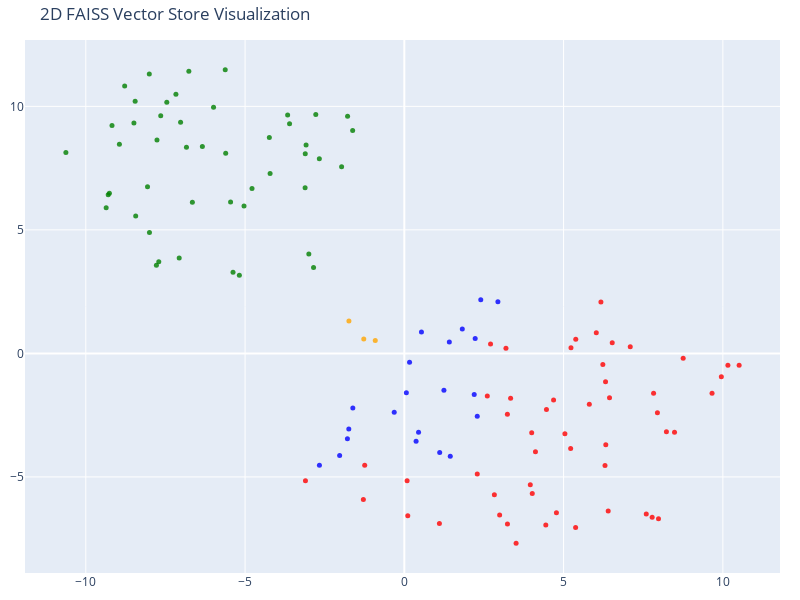

The cell this chart's notebook holds for it:
### Markdown cell above
The following part using Plotly to visualize the embeding vectors numbers and their related subfolders.

### Code cell
# Plotly 2D visualization.
tsne = TSNE(n_components=2, random_state=42)
reduced_vectors = tsne.fit_transform(vectors)

# Create the 2D scatter plot
fig = go.Figure(data=[go.Scatter(
    x=reduced_vectors[:, 0],
    y=reduced_vectors[:, 1],
    mode='markers',
    marker=dict(size=5, color=colors, opacity=0.8),
    text=[f"Type: {t}<br>Text: {d[:100]}..." for t, d in zip(doc_types, documents)],
    hoverinfo='text'
)])

fig.update_layout(
    title='2D FAISS Vector Store Visualization',
    scene=dict(xaxis_title='x',yaxis_title='y'),
    width=800,
    height=600,
    margin=dict(r=20, b=10, l=10, t=40)
)

fig.show()

### Figure 1 — Plotly figure (JSON) as saved in the notebook; plotly's stock layout.template omitted (floating-point values rounded to 4 significant figures)
{"data": [{"hoverinfo": "text", "marker": {"color": ["blue", "blue", "blue", "blue", "blue", "blue", "blue", "blue", "blue", "blue", "blue", "blue", "blue", "blue", "blue", "blue", "blue", "blue", "blue", "blue", "blue", "red", "red", "red", "red", "red", "red", "red", "red", "red", "red", "red", "red", "red", "red", "red", "red", "red", "red", "red", "red", "red", "red", "red", "red", "red", "red", "red", "red", "red", "red", "red", "red", "red", "red", "red", "red", "red", "red", "red", "red", "red", "red", "red", "red", "red", "red", "red", "red", "red", "red", "red", "red", "orange", "orange", "orange", "green", "green", "green", "green", "green", "green", "green", "green", "green", "green", "green", "green", "green", "green", "green", "green", "green", "green", "green", "green", "green", "green", "green", "green", "green", "green", "green", "green", "green", "green", "green", "green", "green", "green", "green", "green", "green", "green", "green", "green", "green", "green", "green", "green", "green", "green", "green"], "opacity": 0.8, "size": 5}, "mode": "markers", "text": ["Type: products<br>Text: # Product Summary\n\n# Rellm: AI-Powered Enterprise Reinsurance Solution\n\n## Summary\n\nRellm is an inno...", "Type: products<br>Text: ### Seamless Integrations\nRellm's architecture is designed for effortless integration with existing ...", "Type: products<br>Text: ### Regulatory Compliance Tools\nRellm includes built-in compliance tracking features to help organiz...", "Type: products<br>Text: Join the growing number of organizations leveraging Rellm to enhance their reinsurance processes whi...", "Type: products<br>Text: Experience the future of reinsurance with Rellm, where innovation meets reliability. Let Insurellm h...", "Type: products<br>Text: # Product Summary\n\n# Markellm\n\n## Summary\n\nMarkellm is an innovative two-sided marketplace designed ...", "Type: products<br>Text: - **User-Friendly Interface**: Designed with user experience in mind, Markellm features an intuitive...", "Type: products<br>Text: - **Customer Support**: Our dedicated support team is always available to assist both consumers and ...", "Type: products<br>Text: ### For Insurance Companies:\n- **Basic Listing Fee**: $199/month for a featured listing on the platf...", "Type: products<br>Text: ### Q3 2025\n- Initiate a comprehensive marketing campaign targeting both consumers and insurers to i...", "Type: products<br>Text: # Product Summary\n\n# Homellm\n\n## Summary\nHomellm is an innovative home insurance product developed b...", "Type: products<br>Text: ### 2. Dynamic Pricing Model\nWith Homellm's innovative dynamic pricing model, insurance providers ca...", "Type: products<br>Text: ### 5. Multi-Channel Integration\nHomellm seamlessly integrates into existing insurance platforms, pr...", "Type: products<br>Text: - **Basic Tier:** Starting at $5,000/month for small insurers with basic integration features.\n- **S...", "Type: products<br>Text: All tiers include a comprehensive training program and ongoing updates to ensure optimal performance...", "Type: products<br>Text: With Homellm, Insurellm is committed to transforming the landscape of home insurance, ensuring both ...", "Type: products<br>Text: # Product Summary\n\n# Carllm\n\n## Summary\n\nCarllm is an innovative auto insurance product developed by...", "Type: products<br>Text: - **Instant Quoting**: With Carllm, insurance companies can offer near-instant quotes to customers, ...", "Type: products<br>Text: - **Mobile Integration**: Carllm is designed to work seamlessly with mobile applications, providing ...", "Type: products<br>Text: - **Professional Tier**: $2,500/month\n  - For medium-sized companies.\n  - All Basic Tier features pl...", "Type: products<br>Text: ### Q2 2025: Customer Experience Improvements\n- Launch of a new **mobile app** for end-users.\n- Intr...", "Type: contracts<br>Text: # Contract with GreenField Holdings for Markellm\n\n**Effective Date:** November 15, 2023  \n**Contract...", "Type: contracts<br>Text: ## Renewal\n1. **Automatic Renewal**: This contract will automatically renew for sequential one-year ...", "Type: contracts<br>Text: ## Features\n1. **AI-Powered Matching**: Access to advanced algorithms that connect GreenField Holdin...", "Type: contracts<br>Text: ## Support\n1. **Customer Support Access**: The Client will have access to dedicated support through ...", "Type: contracts<br>Text: **Signatures:**  \n_________________________                           _________________________  \n**...", "Type: contracts<br>Text: # Contract with Apex Reinsurance for Rellm: AI-Powered Enterprise Reinsurance Solution\n\n## Terms\n\n1....", "Type: contracts<br>Text: ## Renewal\n\n1. **Automatic Renewal**: This Agreement will automatically renew for successive one-yea...", "Type: contracts<br>Text: 2. **Seamless Integrations**: The architecture of Rellm allows for easy integration with existing sy...", "Type: contracts<br>Text: 1. **Technical Support**: Provider shall offer dedicated technical support to the Client via phone, ...", "Type: contracts<br>Text: **Insurellm, Inc.**  \n_____________________________  \nAuthorized Signature   \nDate: ________________...", "Type: contracts<br>Text: # Contract with Greenstone Insurance for Homellm\n\n---\n\n## Terms\n\n1. **Parties**: This Contract (\"Agr...", "Type: contracts<br>Text: 4. **Payment Terms**: \n   - The Customer shall pay an amount of $10,000 per month for the Standard T...", "Type: contracts<br>Text: ---\n\n## Features\n\n- **AI-Powered Risk Assessment**: Customer will have access to enhanced risk evalu...", "Type: contracts<br>Text: - **Customer Portal**: A dedicated portal will be provided, allowing the Customer's clients to manag...", "Type: contracts<br>Text: ______________________________  \n[Name], [Title]  \nDate: ______________________\n\n**For Greenstone In...", "Type: contracts<br>Text: # Contract with Roadway Insurance Inc. for Carllm\n\n---\n\n## Terms\n\n1. **Agreement Effective Date**: T...", "Type: contracts<br>Text: ---\n\n## Renewal\n\n1. **Automatic Renewal**: This agreement will automatically renew for an additional...", "Type: contracts<br>Text: ---\n\n## Features\n\n1. **Access to Core Features**: Roadway Insurance Inc. will have access to all Pro...", "Type: contracts<br>Text: ---\n\n## Support\n\n1. **Technical Support**: Roadway Insurance Inc. will receive priority technical su...", "Type: contracts<br>Text: # Contract with Stellar Insurance Co. for Rellm\n\n## Terms\nThis contract is made between **Insurellm*...", "Type: contracts<br>Text: ### Termination\nEither party may terminate this agreement with a **30-day written notice**. In the e...", "Type: contracts<br>Text: ## Features\nStellar Insurance Co. will receive access to the following features of the Rellm product...", "Type: contracts<br>Text: ## Support\nInsurellm provides Stellar Insurance Co. with the following support services:\n\n- **24/7 T...", "Type: contracts<br>Text: # Contract with TechDrive Insurance for Carllm\n\n**Contract Date:** October 1, 2024  \n**Contract Dura...", "Type: contracts<br>Text: ## Renewal\n\n1. **Automatic Renewal**: This contract shall automatically renew for additional one-yea...", "Type: contracts<br>Text: ## Support\n\n1. **Customer Support**: Insurellm will provide 24/7 customer support to TechDrive Insur...", "Type: contracts<br>Text: **TechDrive Insurance Representative:**  \nName: Sarah Johnson  \nTitle: Operations Director  \nDate: _...", "Type: contracts<br>Text: # Contract with Belvedere Insurance for Markellm\n\n## Terms\nThis Contract (\"Agreement\") is made and e...", "Type: contracts<br>Text: ## Renewal\n1. **Renewal Terms**: This Agreement may be renewed for additional one-year terms upon mu...", "Type: contracts<br>Text: ## Features\n1. **AI-Powered Matching**: Belvedere Insurance will benefit from Markellm's AI-powered ...", "Type: contracts<br>Text: ## Support\n1. **Technical Support**: Technical support will be available from 9 AM to 7 PM EST, Mond...", "Type: contracts<br>Text: **Belvedere Insurance**  \nSignature: ______________________  \nName: [Authorized Signatory]  \nTitle: ...", "Type: contracts<br>Text: # Contract with Velocity Auto Solutions for Carllm\n\n**Contract Date:** October 1, 2023  \n**Contract ...", "Type: contracts<br>Text: ## Renewal\n\n1. **Automatic Renewal**: This contract will automatically renew for successive 12-month...", "Type: contracts<br>Text: ## Support\n\n1. **Customer Support**: Velocity Auto Solutions will have access to Insurellm’s custome...", "Type: contracts<br>Text: # Contract with GreenValley Insurance for Homellm\n\n**Contract Date:** October 6, 2023  \n**Contract N...", "Type: contracts<br>Text: 4. **Confidentiality:** Both parties agree to maintain the confidentiality of proprietary informatio...", "Type: contracts<br>Text: 1. **AI-Powered Risk Assessment:** Access to advanced AI algorithms for real-time risk evaluations.\n...", "Type: contracts<br>Text: 3. **Regular Updates:** Insurellm will offer ongoing updates and enhancements to the Homellm platfor...", "Type: contracts<br>Text: # Contract with EverGuard Insurance for Rellm: AI-Powered Enterprise Reinsurance Solution\n\n**Contrac...", "Type: contracts<br>Text: 4. **Usage Rights**: EverGuard Insurance is granted a non-exclusive, non-transferable license to acc...", "Type: contracts<br>Text: 1. **Core Functionality**: Rellm provides EverGuard Insurance with advanced AI-driven analytics, sea...", "Type: contracts<br>Text: 1. **Customer Support**: Insurellm will provide EverGuard Insurance with 24/7 customer support, incl...", "Type: contracts<br>Text: ---\n\n**Signatures**  \n**For Insurellm**: __________________________  \n**Name**: John Smith  \n**Title...", "Type: contracts<br>Text: # Contract with BrightWay Solutions for Markellm\n\n**Contract Date:** October 5, 2023  \n**Contract ID...", "Type: contracts<br>Text: 3. **Service Level Agreement (SLA):**  \n   Insurellm commits to a 99.9% uptime for the platform with...", "Type: contracts<br>Text: 2. **Real-Time Quote Availability:**  \n   Consumers sourced via BrightWay Solutions will receive rea...", "Type: contracts<br>Text: 3. **Training and Onboarding:**  \n   Insurellm agrees to provide one free training session on how to...", "Type: contracts<br>Text: # Contract with Pinnacle Insurance Co. for Homellm\n\n## Terms\nThis contract (\"Contract\") is entered i...", "Type: contracts<br>Text: ## Renewal\n1. **Renewal Terms**: At the end of the initial term, this Contract shall automatically r...", "Type: contracts<br>Text: ## Features\n1. **AI-Powered Risk Assessment**: Utilized for tailored underwriting decisions specific...", "Type: contracts<br>Text: ## Support\n1. **Technical Support**: Insurellm shall provide 24/7 technical support via an email and...", "Type: company<br>Text: # Overview of Insurellm\n\nInsurellm is an innovative insurance tech firm with 200 employees across th...", "Type: company<br>Text: # Careers at Insurellm\n\nInsurellm is hiring! We are looking for talented software engineers, data sc...", "Type: company<br>Text: # About Insurellm\n\nInsurellm was founded by Avery Lancaster in 2015 as an insurance tech startup des...", "Type: employees<br>Text: # HR Record\n\n# Alex Chen\n\n## Summary\n- **Date of Birth:** March 15, 1990  \n- **Job Title:** Backend ...", "Type: employees<br>Text: ## Annual Performance History\n- **2020:**  \n  - Completed onboarding successfully.  \n  - Met expecta...", "Type: employees<br>Text: ## Compensation History\n- **2020:** Base Salary: $80,000  \n- **2021:** Base Salary Increase to $90,0...", "Type: employees<br>Text: Alex Chen continues to be a vital asset at Insurellm, contributing significantly to innovative backe...", "Type: employees<br>Text: # HR Record\n\n# Oliver Spencer\n\n## Summary\n- **Date of Birth**: May 14, 1990  \n- **Job Title**: Backe...", "Type: employees<br>Text: ## Annual Performance History\n- **2018**: **3/5** - Adaptable team player but still learning to take...", "Type: employees<br>Text: ## Compensation History\n- **March 2018**: Initial salary of $80,000.\n- **July 2019**: Salary increas...", "Type: employees<br>Text: # HR Record\n\n# Emily Tran\n\n## Summary\n- **Date of Birth:** March 18, 1991  \n- **Job Title:** Digital...", "Type: employees<br>Text: - **January 2017 - May 2018**: Marketing Intern  \n  - Supported the Marketing team by collaborating ...", "Type: employees<br>Text: - **2021**:  \n  - Performance Rating: Meets Expectations  \n  - Key Achievements: Contributed to the ...", "Type: employees<br>Text: - **Professional Development Goals**:  \n  - Emily Tran aims to become a Marketing Manager within the...", "Type: employees<br>Text: # HR Record\n\n# Jordan Blake\n\n## Summary\n- **Date of Birth:** March 15, 1993  \n- **Job Title:** Sales...", "Type: employees<br>Text: ## Annual Performance History\n- **2021:** First year at Insurellm; achieved 90% of monthly targets. ...", "Type: employees<br>Text: ## Other HR Notes\n- Jordan has shown an interest in continuing education, actively participating in ...", "Type: employees<br>Text: # Avery Lancaster\n\n## Summary\n- **Date of Birth**: March 15, 1985  \n- **Job Title**: Co-Founder & Ch...", "Type: employees<br>Text: - **2010 - 2013**: Business Analyst at Edge Analytics  \n  Prior to joining Innovate, Avery worked as...", "Type: employees<br>Text: - **2018**: **Exceeds Expectations**  \n  Under Avery’s pivoted vision, Insurellm launched two new su...", "Type: employees<br>Text: - **2022**: **Satisfactory**  \n  Avery focused on rebuilding team dynamics and addressing employee c...", "Type: employees<br>Text: ## Compensation History\n- **2015**: $150,000 base salary + Significant equity stake  \n- **2016**: $1...", "Type: employees<br>Text: ## Other HR Notes\n- **Professional Development**: Avery has actively participated in leadership trai...", "Type: employees<br>Text: # HR Record\n\n# Maxine Thompson\n\n## Summary\n- **Date of Birth:** January 15, 1991  \n- **Job Title:** ...", "Type: employees<br>Text: ## Insurellm Career Progression\n- **January 2017 - October 2018**: **Junior Data Engineer**  \n  * Ma...", "Type: employees<br>Text: ## Annual Performance History\n- **2017**: *Meets Expectations*  \n  Maxine showed potential in her ro...", "Type: employees<br>Text: - **2021**: *Exceeds Expectations*  \n  Maxine spearheaded the transition to a new data warehousing s...", "Type: employees<br>Text: ## Compensation History\n- **2017**: $70,000 (Junior Data Engineer)  \n- **2018**: $75,000 (Junior Dat...", "Type: employees<br>Text: # Samantha Greene\n\n## Summary\n- **Date of Birth:** October 14, 1990\n- **Job Title:** HR Generalist\n-...", "Type: employees<br>Text: ## Annual Performance History\n- **2020:** Exceeds Expectations  \n  Samantha Greene demonstrated exce...", "Type: employees<br>Text: ## Compensation History\n- **2020:** Base Salary - $55,000  \n  The entry-level salary matched industr...", "Type: employees<br>Text: - **2023:** Base Salary - $70,000  \n  Recognized for substantial improvement in employee relations m...", "Type: employees<br>Text: # HR Record\n\n# Alex Thomson\n\n## Summary\n- **Date of Birth:** March 15, 1995  \n- **Job Title:** Sales...", "Type: employees<br>Text: ## Annual Performance History  \n- **2022** - Rated as \"Exceeds Expectations.\" Alex Thomson achieved ...", "Type: employees<br>Text: ## Other HR Notes\n- Alex Thomson is an active member of the Diversity and Inclusion committee at Ins...", "Type: employees<br>Text: # HR Record\n\n# Samuel Trenton\n\n## Summary\n- **Date of Birth:** April 12, 1989  \n- **Job Title:** Sen...", "Type: employees<br>Text: ## Annual Performance History\n- **2023:** Rating: 4.5/5  \n  *Samuel exceeded expectations, successfu...", "Type: employees<br>Text: ## Compensation History\n- **2023:** Base Salary: $115,000 + Bonus: $15,000  \n  *Annual bonus based o...", "Type: employees<br>Text: - **Engagement in Company Culture:** Regularly participates in team-building events and contributes ...", "Type: employees<br>Text: # HR Record\n\n# Alex Harper\n\n## Summary\n- **Date of Birth**: March 15, 1993  \n- **Job Title**: Sales ...", "Type: employees<br>Text: ## Annual Performance History  \n- **2021**:  \n  - **Performance Rating**: 4.5/5  \n  - **Key Achievem...", "Type: employees<br>Text: - **2022**:  \n  - **Base Salary**: $65,000 (Promotion to Senior SDR)  \n  - **Bonus**: $13,000 (20% o...", "Type: employees<br>Text: # HR Record\n\n# Jordan K. Bishop\n\n## Summary\n- **Date of Birth:** March 15, 1990\n- **Job Title:** Fro...", "Type: employees<br>Text: ## Annual Performance History\n- **2019:** Exceeds Expectations - Continuously delivered high-quality...", "Type: employees<br>Text: ## Compensation History\n- **June 2018:** Starting Salary - $85,000\n- **June 2019:** Salary Increase ...", "Type: employees<br>Text: ## Other HR Notes\n- Jordan K. Bishop has been an integral part of club initiatives, including the In...", "Type: employees<br>Text: # HR Record\n\n# Emily Carter\n\n## Summary\n- **Date of Birth:** August 12, 1990  \n- **Job Title:** Acco...", "Type: employees<br>Text: - **2017-2019:** Marketing Intern  \n  - Assisted with market research and campaign development for s...", "Type: employees<br>Text: ## Compensation History\n| Year | Base Salary | Bonus         | Total Compensation |\n|------|--------...", "Type: employees<br>Text: Emily Carter exemplifies the kind of talent that drives Insurellm's success and is an invaluable ass..."], "type": "scatter", "x": [1.243, 2.194, 2.289, 0.06365, 0.164, -1.743, -1.787, -2.031, -2.666, -1.617, 1.413, 2.224, 1.82, 2.938, 2.399, 0.5371, 0.4467, 0.3692, 1.11, 1.442, -0.3174, 7.825, 7.595, -1.286, -3.104, 10.16, 5.221, 4.116, 2.605, 5.807, 9.952, 6.527, 6.171, 2.706, 6.232, 10.51, 5.377, 6.401, 2.289, 2.827, 6.325, 6.3, 3.336, 4.685, 4.441, 4.016, 3.237, 3.509, 7.945, 7.979, -1.244, 6.442, 9.661, 4.775, 3.954, 2.992, 6.026, 5.382, 3.19, 5.232, 5.041, 3.999, 3.235, 4.462, 8.754, 8.228, 1.101, 0.1081, 8.482, 7.092, 7.78, 0.08734, 6.317, -0.9128, -1.74, -1.273, -3.603, -9.296, -7.457, -2.85, -3.663, -9.259, -7.171, -4.782, -5.455, -7.765, -5.033, -3.085, -7.647, -1.622, -5.179, -7.068, -7.709, -7.784, -8.779, -5.378, -3.115, -5.622, -8.434, -8.001, -6.765, -5.608, -8.063, -6.84, -6.341, -2.668, -8.945, -1.969, -4.238, -9.177, -8.451, -10.63, -3.111, -8.49, -5.99, -2.78, -9.36, -8.007, -1.782, -4.214, -6.654, -7.024, -2.999], "y": [-1.496, -1.661, -2.547, -1.591, -0.3608, -3.065, -3.452, -4.13, -4.527, -2.212, 0.4648, 0.6045, 0.9904, 2.09, 2.167, 0.8674, -3.191, -3.559, -4.015, -4.159, -2.38, -1.617, -6.501, -5.912, -5.159, -0.4844, -3.852, -3.983, -1.723, -2.055, -0.9432, 0.4295, 2.083, 0.3836, -0.4495, -0.4825, -7.044, -6.38, -4.886, -5.723, -3.698, -4.534, -1.819, -1.887, -6.951, -5.676, -6.908, -7.685, -2.406, -6.694, -4.527, -1.793, -1.609, -6.454, -5.319, -6.54, 0.8361, 0.5754, 0.2069, 0.2312, -3.249, -3.216, -2.461, -2.276, -0.1983, -3.172, -6.886, -6.57, -3.195, 0.2666, -6.63, -5.156, -1.144, 0.52, 1.308, 0.5856, 9.293, 6.419, 10.17, 3.481, 9.652, 6.486, 10.49, 6.678, 6.132, 8.642, 5.968, 8.436, 9.624, 9.02, 3.167, 3.865, 3.711, 3.573, 10.82, 3.287, 6.702, 11.48, 5.566, 4.893, 11.42, 8.099, 6.748, 8.34, 8.379, 7.875, 8.467, 7.559, 8.742, 9.227, 10.21, 8.133, 8.085, 9.324, 9.962, 9.675, 5.891, 11.31, 9.599, 7.28, 6.117, 9.361, 4.025]}], "layout": {"height": 600, "margin": {"b": 10, "l": 10, "r": 20, "t": 40}, "scene": {"xaxis": {"title": {"text": "x"}}, "yaxis": {"title": {"text": "y"}}}, "title": {"text": "2D FAISS Vector Store Visualization"}, "width": 800}}
